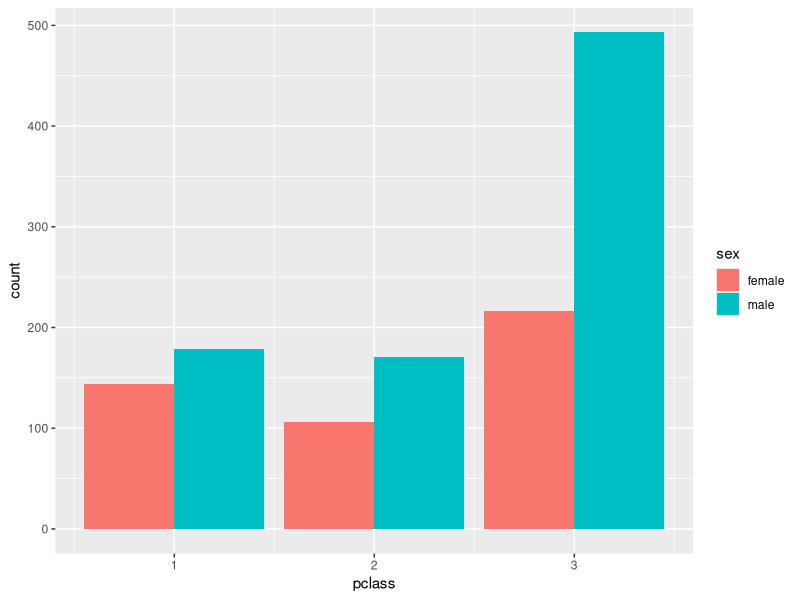
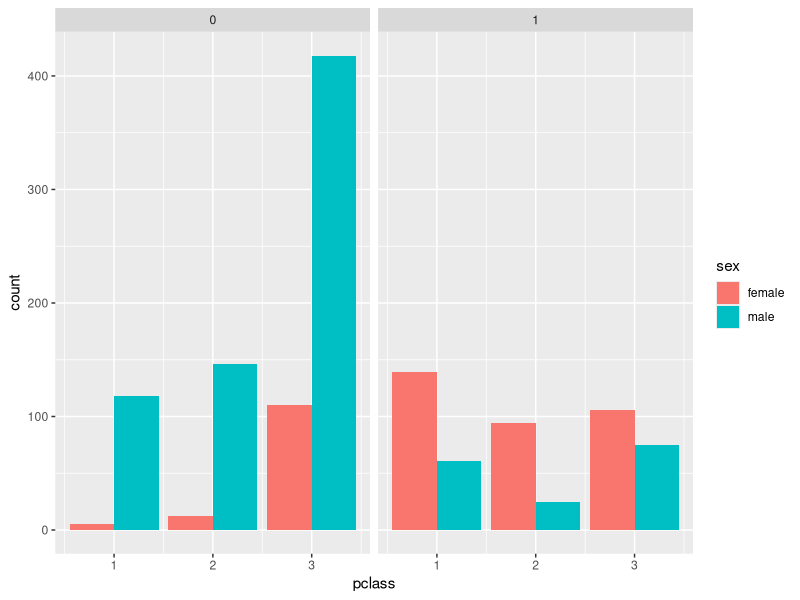
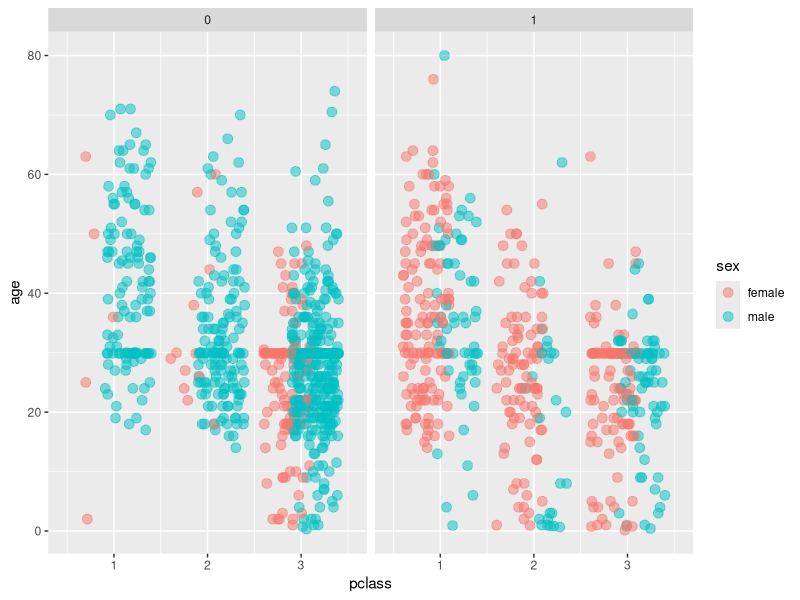

Recreate these plots in R, in order.
## ---- chunk 1
library(dplyr)
library(tidyr)
library(tidyverse)
library(readxl)
## ---- chunk 2
titanic_clean <- read.csv("titanic_clean.csv")
View(titanic_clean)
## ---- chunk 3
ggplot(titanic_clean, aes(x = pclass, fill = sex)) +
  geom_bar(position = "dodge")
## ---- chunk 4
ggplot(titanic_clean, aes(x = pclass, fill = sex)) +
  geom_bar(position = "dodge") +
  facet_grid(. ~ survived)
## ---- chunk 5
posn.jd <- position_jitterdodge(0.5, 0, 0.6)
## ---- chunk 6
ggplot(titanic_clean, aes(x = pclass, y = age, col = sex)) +
  geom_point(size = 3, alpha = 0.5, position = posn.jd) +
  facet_grid(. ~ survived)
